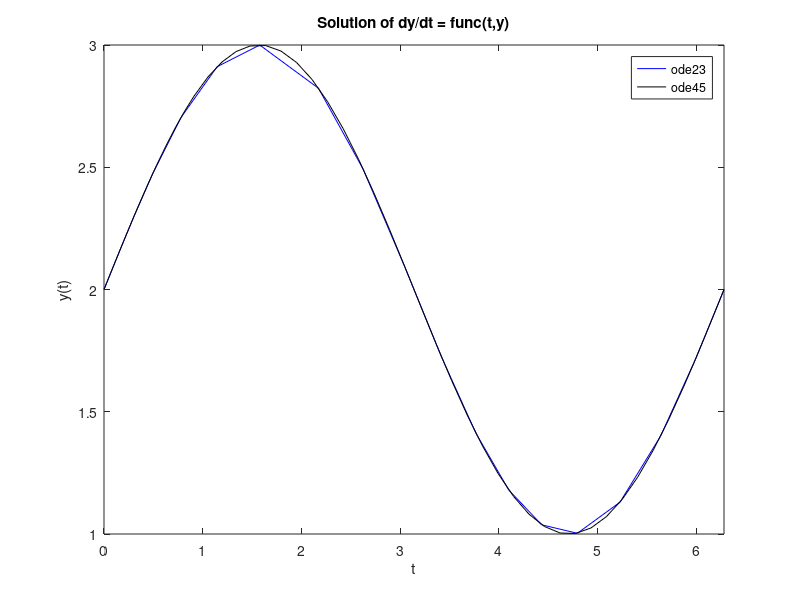

Write MATLAB code to recreate this figure.
 % % % % % % % % % % % % % % % % % % % % % % % % % % %
% This program solves an ode defined by             %
%               y'=func(t,y)                        %
% between the points [a,b] with initial condition   %
% y(0) = y0.                                        %
%                                                   %
% It solves using ode23 and ode45 and compares the  %
% results.                                          %
%                                                   %
% Scott Morgan 2016                                 %
% % % % % % % % % % % % % % % % % % % % % % % % % % %

function p9_odes

%Initialise solution parameters
a = 0; b = 2*pi; %Interval end points
y0 = 2; %Initial condition

[t23,y23] = ode23(@func,[a b],y0); %Solve using 2nd and 3rd order RK
[t45,y45] = ode45(@func,[a b],y0); %Solve using 4th and 5th order RK

%Plots
plot(t23,y23,'b'); hold on;
plot(t45,y45,'k'); hold off;
title('Solution of dy/dt = func(t,y)');
xlabel('t'); ylabel('y(t)'); xlim([min(t45) max(t45)]);
legend('ode23','ode45');

%%% Error when func(t,y) = cos(t), a = 0, b = 2*pi and y0 = 2 %%%
ex23 = 2 + sin(t23); %Exact solution
err23 = abs(ex23 - y23); %Error
fprintf('%9s %10s %10s\r\n','exact','ode23','error');
disp([ex23 y23 err23]);
    
ex45 = 2 + sin(t45); %Exact solution
err45 = abs(ex45 - y45); %Error
fprintf('%9s %10s %10s\r\n','exact','ode45','error');
disp([ex45 y45 err45]);

disp('Maximum errors:')
fprintf('%9s %10s\r\n','ode23','ode45');
disp([max(err23) max(err45)]);
%%% End error calculation %%%

end

function f = func(t,y) %#ok<INUSD> <-suppresses error
    f = cos(t);
end